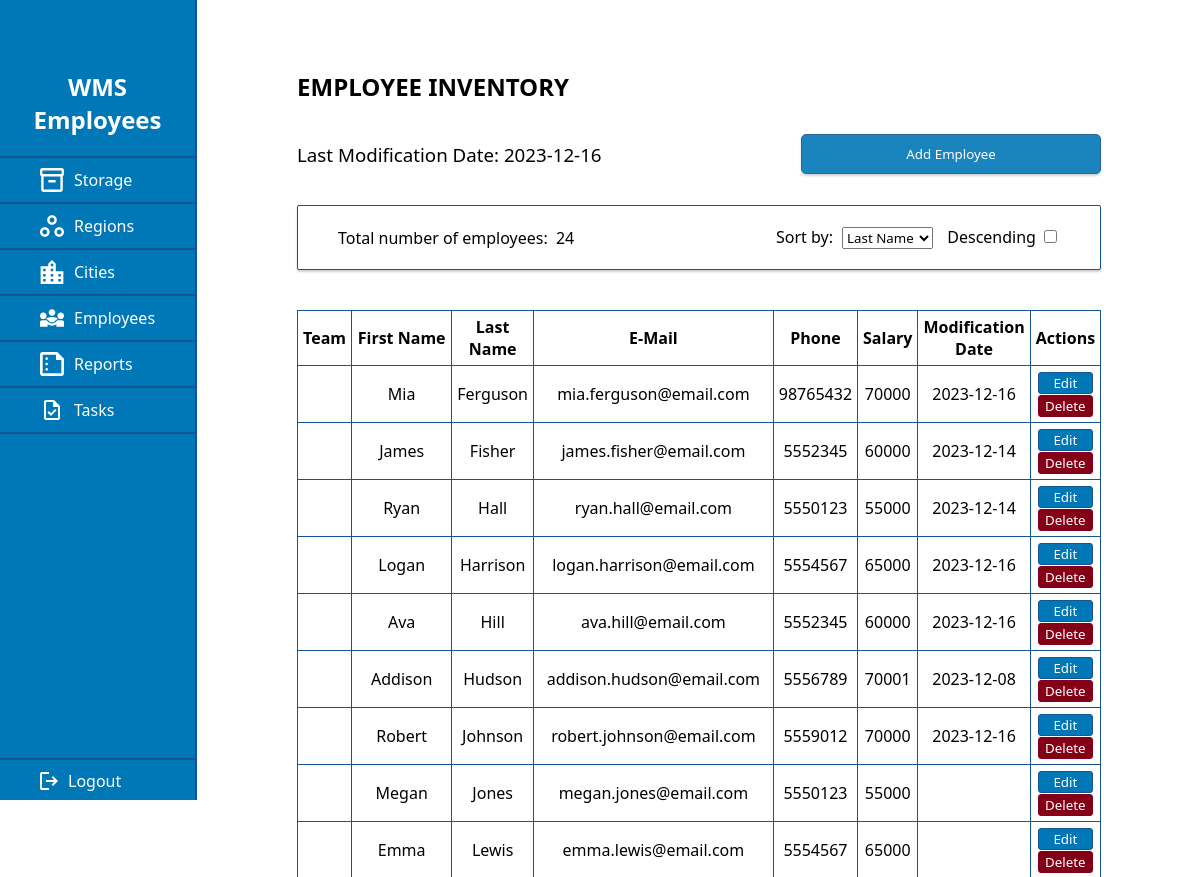
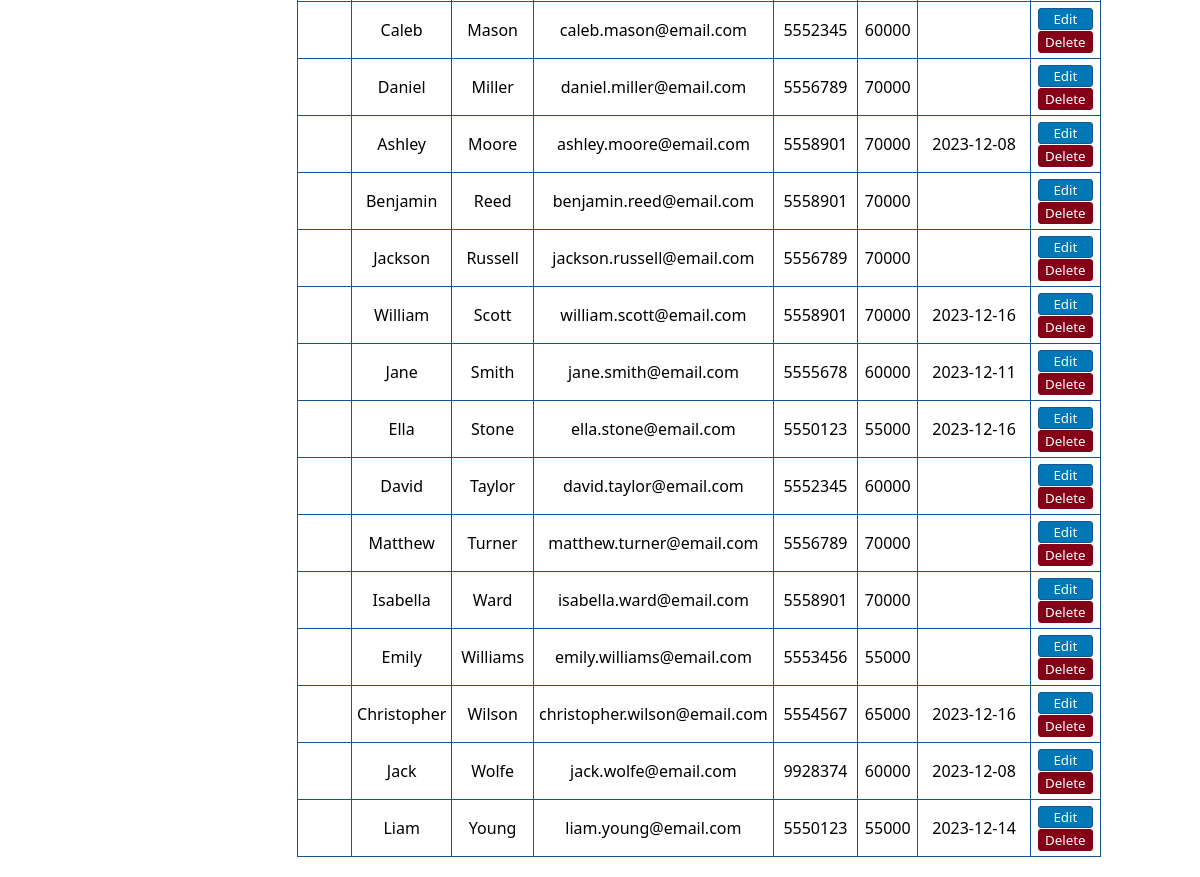
Before: /view/employees.php (signed in) with the older database file (2 pictures, top to bottom).
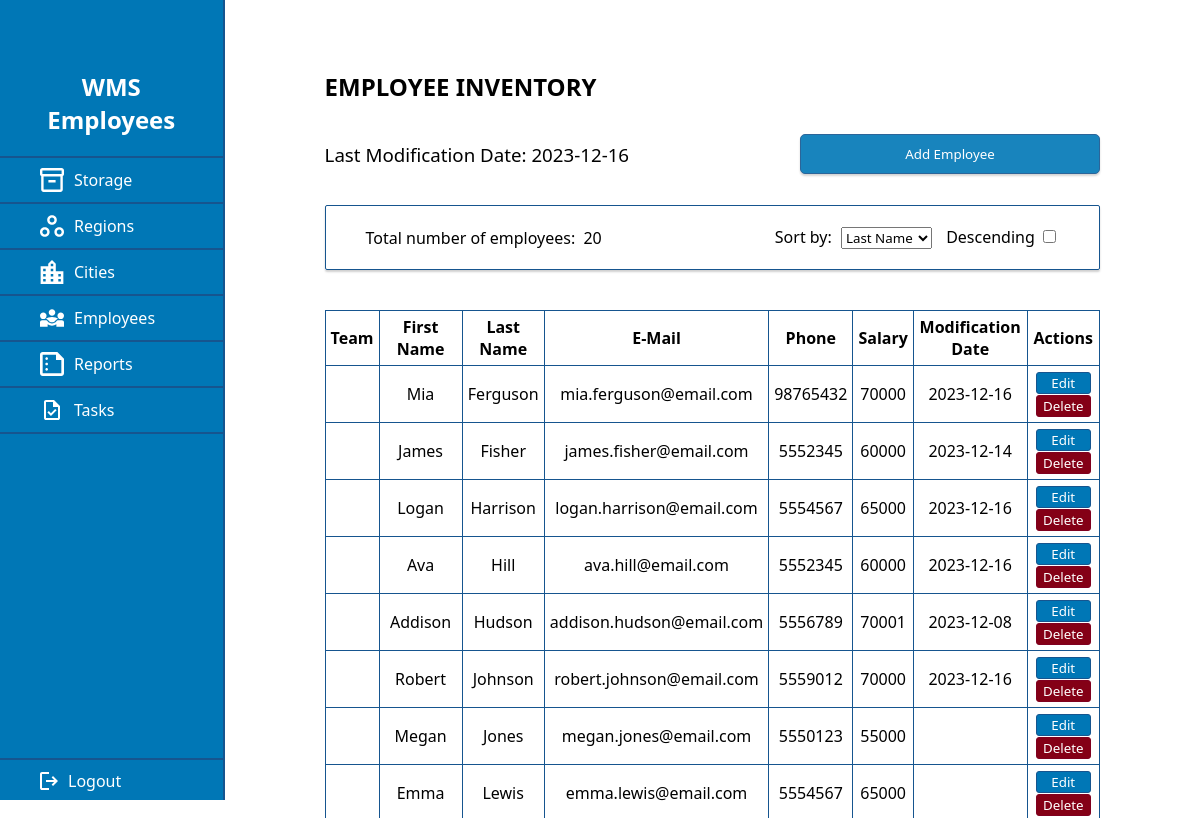
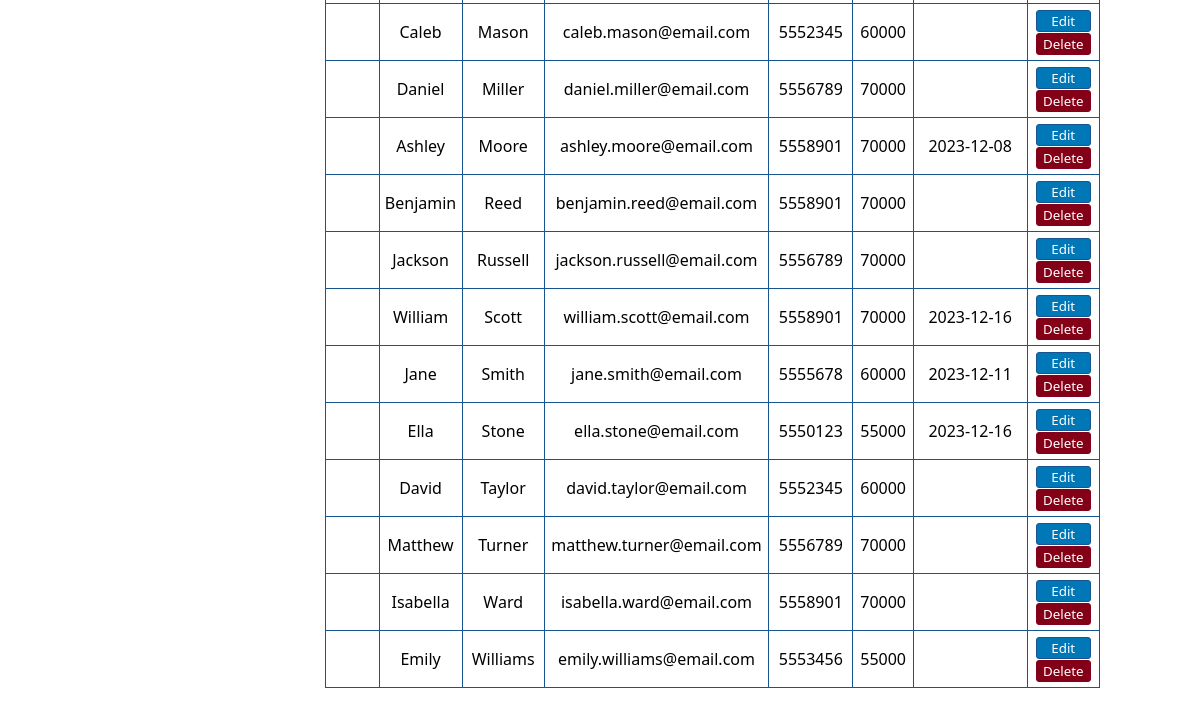
After: the same page with the newer database file (2 pictures, top to bottom).
### tables this page shows
CREATE TABLE `employees` (
  `id` int(20) NOT NULL,
  `fname` varchar(30) NOT NULL,
  `lname` varchar(30) NOT NULL,
  `email` varchar(40) NOT NULL,
  `phone` int(20) NOT NULL,
  `salary` int(20) NOT NULL,
  `modification_date` date DEFAULT NULL
);

### controller/ControllerEmployees.php (called while the page is built, shortened)
<?php
class ControllerEmployees{
    private $entity;
    public function __construct() {
        $this -> entity = new Employees();
    }
    public function getAllRecords()
    {
        $queryResult =  $this->entity->getAll();
        if ($queryResult->num_rows > 0) {
            $fetchResult = $queryResult->fetch_all(MYSQLI_ASSOC);
            return $fetchResult;
        }
        return false;
    }
}

### model/Employees.php (called while the page is built, shortened)
<?php
class Employees
{
    private $db;
    private $table = 'employees';
     public function __construct()
    {
        $this->db = new Database();
    }
     public function getAll()
    {
        try {
            $result = $this->db->queryRaw("SELECT * FROM $this->table");
            return $result;
        } catch (Exception $e) {
            var_dump($e->getMessage());
            return $e;
        }
        return false;
    }
}

### database/index.php (called while the page is built, shortened)
<?php
class Database
{
    private $connection;
    public function __construct(String $username = Constants::DB_USER, String $password = Constants::DB_PASSWORD)
    {
        $this->connection = new mysqli(Constants::DB_HOST, $username, $password, Constants::DB_NAME);
    }
    public function queryRaw(String $query): mysqli_result|String
    {
        try {
            return $this->connection->query($query);
        } catch (Exception $e) {
            return $e->getMessage();
        }
    }
}
?>

### view/employees.php (the view, shortened to what the changed rows need)
<?php
    include("../controller/ControllerEmployees.php");
    $controller = new ControllerEmployees();
    $records = $controller->getAllRecords();
    $records = is_array($records) ? $records : [];
    $sortAttribute = isset($_GET['sort']) ? $_GET['sort'] : 'lname';
    function addButtons($id)
{
    return "
            <td class='table-data' >
            <button class='table-action-button' onclick='editItem($id)'>Edit</button>
            <button class='table-action-button-delete' onclick='deleteItem($id)'>Delete</button>
            </td>
    ";
}
?>
<!DOCTYPE html>
<html lang="en">
<head>
    <link rel="stylesheet" href="../css/employees.css">
</head>
<body>
    <?php include("./header.php"); ?>
    <main class="employee-container">
    <h2>EMPLOYEE INVENTORY</h2>
    <div class="stats-flex">
        <?php echo "<div style='font-size:16px;'>Total number of employees: "." "."<span style='font-weight: 500;margin-left:4px;'>".count($records) ."</span></div>"?>
    </div>
    <div class="employee-entries">
        <table class="employee-table">
            <tr class="table-header">
                <th class="table-header-data">Team</th>
                <th class="table-header-data">First Name</th>
                <th class="table-header-data">Last Name</th>
                <th class="table-header-data">E-Mail</th>
                <th class="table-header-data">Phone</th>
                <th class="table-header-data">Salary</th>
                <th class="table-header-data">Modification Date</th>
                <th class="table-header-data">Actions</th>
            </tr>
            <?php
                if (sizeof($records) > 0) {
                    $records = array_reverse($records);
                    usort($records, function($a, $b) use ($sortAttribute) {
                        return strnatcmp($a[$sortAttribute], $b[$sortAttribute]);
                    });
                    foreach ($records as $record) {
                        $id = $record['id'];
                        $team = $record['team'];
                        $fname = $record['fname'];
                        $lname = $record['lname'];
                        $email = $record['email'];
                        $phone = $record['phone'];
                        $salary = $record['salary'];
                        $date = $record['modification_date'];
                        echo "<tr>";
                        echo "<td class='table-data'>$team</td>";
                        echo "<td class='table-data'>$fname</td>";
                        echo "<td class='table-data'>$lname</td>";
                        echo "<td class='table-data'>$email</td>";
                        echo "<td class='table-data'>$phone</td>";
                        echo "<td class='table-data'>$salary</td>";
                        echo "<td class='table-data'>$date</td>";
                        echo addButtons($id);
                        echo "</tr>";
                    }
                } else {
                    echo "<tr><td colspan='12' align='center'>No information.</td></tr>";
                }
                ?>
        </table>
    </div>
</main>
</body>
</html>

Changed rows visible on the page:
removed employees: fname "Ryan", lname "Hall", email "ryan.hall@email.com", phone "5550123", salary "55000", modification_date "2023-12-14"
removed employees: fname "Christopher", lname "Wilson", email "christopher.wilson@email.com", phone "5554567", salary "65000", modification_date "2023-12-16"
removed employees: fname "Jack", lname "Wolfe", email "jack.wolfe@email.com", phone "9928374", salary "60000", modification_date "2023-12-08"
removed employees: fname "Liam", lname "Young", email "liam.young@email.com", phone "5550123", salary "55000", modification_date "2023-12-14"
Other visible differences:
count($records): "24" → "20"
